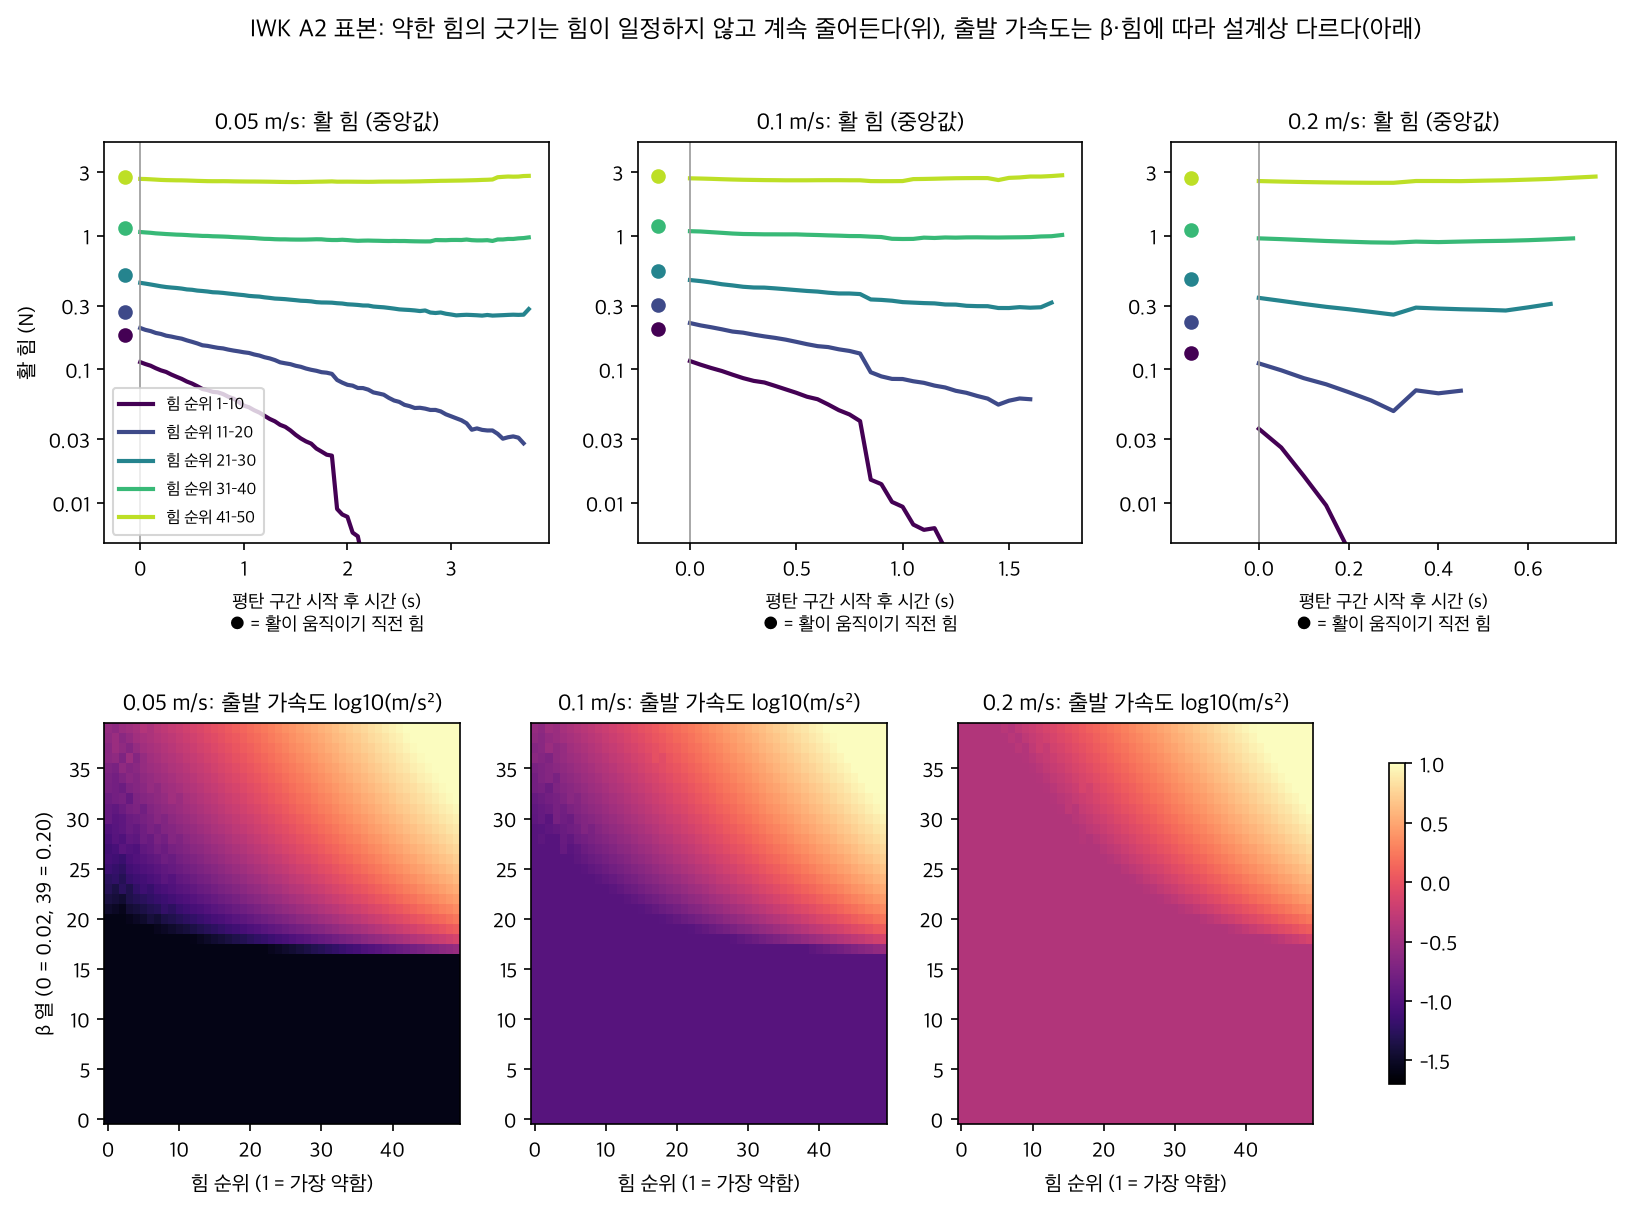

The Python source for this figure:
"""Figure: bow force during IWK A2 strokes by nominal force rank, and the attack-acceleration design (Claude, 2026-10-18)."""
import csv, gzip
from collections import defaultdict
from pathlib import Path
import numpy as np
import matplotlib
matplotlib.use("Agg")
import matplotlib.pyplot as plt
from matplotlib import font_manager
font_manager.fontManager.addfont("/System/Library/Fonts/AppleSDGothicNeo.ttc")
plt.rcParams["font.family"] = "Apple SD Gothic Neo"; plt.rcParams["axes.unicode_minus"] = False; plt.rcParams["mathtext.fontset"] = "stixsans"
HERE = Path(__file__).parent
meta = {}
for r in csv.DictReader((HERE / "ramp_meta_A2.csv").open()):
    if not r["error"]:
        meta[(r["folder"].split("/")[-1], int(r["trial"]))] = r
series = defaultdict(lambda: defaultdict(list))
level = {}
with gzip.open(Path.home() / "violin-rne/timeres/windows_full.csv.gz", "rt") as fh:
    for r in csv.DictReader(fh):
        if r["error"]:
            continue
        key = (r["condition"], int(r["trial"]))
        rank = int(r["force_rank"]); level[key] = (int(r["beta_level"]), rank)
        series[(r["condition"], (rank - 1) // 10)][round(float(r["t"]), 2)].append(float(r["force"]))
fig, axes = plt.subplots(2, 3, figsize=(13, 8.5), gridspec_kw={"hspace": 0.45})
colors = plt.cm.viridis(np.linspace(0, 0.9, 5))
for j, (cond, v) in enumerate((("v1", 0.05), ("v2", 0.10), ("v3", 0.20))):
    ax = axes[0, j]
    for b in range(5):
        d = series[(cond, b)]
        ts = sorted(t for t in d if len(d[t]) >= 50)
        med = [np.median(d[t]) for t in ts]
        onset = np.median([float(meta[k]["force_at_onset"]) for k in meta if k[0] == cond and (level.get(k, (0, 0))[1] - 1) // 10 == b])
        ax.plot(ts, np.maximum(med, 1e-3), color=colors[b], lw=2, label=f"힘 순위 {10*b+1}–{10*b+10}")
        ax.plot([-0.15], [onset], "o", color=colors[b])
    ax.set_yscale("log"); ax.set_ylim(5e-3, 5); ax.set_yticks([0.01, 0.03, 0.1, 0.3, 1, 3], ["0.01", "0.03", "0.1", "0.3", "1", "3"]); ax.minorticks_off(); ax.set_title(f"{v} m/s: 활 힘 (중앙값)", fontsize=11)
    ax.set_xlabel("평탄 구간 시작 후 시간 (s)\n● = 활이 움직이기 직전 힘", fontsize=9); ax.axvline(0, color="#999", lw=0.8)
    if j == 0:
        ax.set_ylabel("활 힘 (N)"); ax.legend(fontsize=8)
    ax2 = axes[1, j]
    A = np.full((40, 50), np.nan)
    for k, r in meta.items():
        if k[0] == cond and k in level:
            bl, rk = level[k]; A[bl, rk - 1] = float(r["accel"])
    im = ax2.imshow(np.log10(A), origin="lower", aspect="auto", cmap="magma", vmin=-1.7, vmax=1)
    ax2.set_xlabel("힘 순위 (1 = 가장 약함)"); ax2.set_title(f"{v} m/s: 출발 가속도 log10(m/s²)", fontsize=11)
    if j == 0:
        ax2.set_ylabel("β 열 (0 = 0.02, 39 = 0.20)")
fig.colorbar(im, ax=axes[1, :].tolist(), shrink=0.8)
fig.suptitle("IWK A2 표본: 약한 힘의 긋기는 힘이 일정하지 않고 계속 줄어든다(위), 출발 가속도는 β·힘에 따라 설계상 다르다(아래)", fontsize=12)
fig.savefig(HERE / "fig_force_decay.png", dpi=150, bbox_inches="tight")
print("saved")
